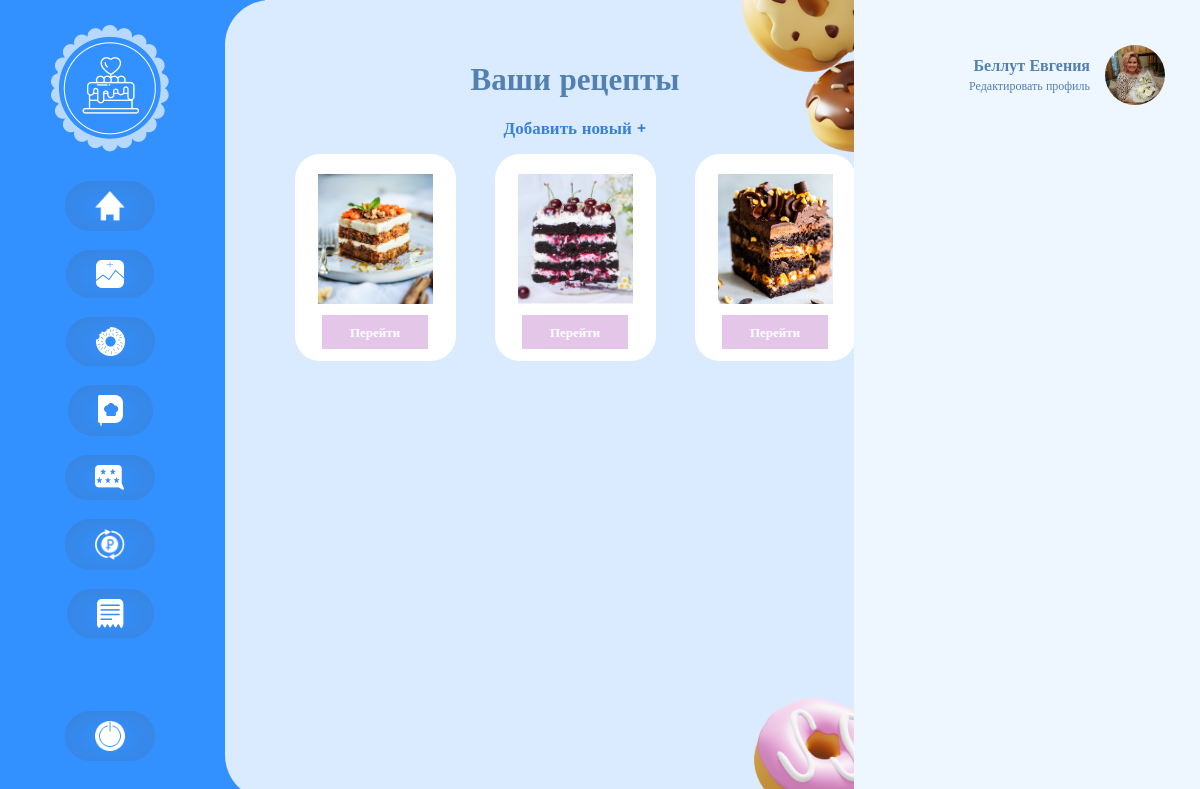
/profile_recipes/ (signed in), run on the app's committed database.
### site_cake/models.py (models this page shows, shortened)
class Recipe(models.Model):
    RECIPE_STATUS = [
        ('1', 'Черновик'),
        ('2', 'Опубликовано'),
        ('3', 'На модерации'),
    ]
    user = models.ForeignKey(User, on_delete=models.CASCADE)
    category = models.ForeignKey(Category, on_delete=models.DO_NOTHING)
    type = models.ForeignKey(Type, on_delete=models.DO_NOTHING)
    name = models.CharField(max_length=100)
    video_url = models.CharField(null=True, blank=True, max_length=400, verbose_name="Ссылка на видео",
                                 help_text="Ссылка на видеорецепт (YouTube)")
    doc_recipe = models.FileField(null=True, blank=True, upload_to='recipe_doc/')
    created_on = models.DateTimeField(auto_now_add=True)
    image_recipe = models.ImageField(default='default_recipe.jpg', upload_to='recipe_pics')
    status = models.CharField(choices=RECIPE_STATUS, default='1', max_length=1)
    class Meta:
        verbose_name = 'Рецепт'
        verbose_name_plural = 'Рецепты'

class User(AbstractUser):
    first_name = models.CharField(max_length=60, null=True)
    last_name = models.CharField(max_length=60, null=True)
    email = models.EmailField(max_length=60, unique=True, blank=True, null=True, default=None)
    username = models.CharField(max_length=30, unique=True, blank=True, null=True)
    is_cooker = models.BooleanField('Статус кондитера', default=False)
    is_customer = models.BooleanField('Статус заказчика', default=False)
    is_active = models.BooleanField(default=True)
    is_superuser = models.BooleanField(default=False)
    objects = UserManager()
    class Meta:
        verbose_name = 'Пользователь'
        verbose_name_plural = 'Пользователи'

class UserProfile(models.Model):
    user = models.OneToOneField(User, on_delete=models.CASCADE)
    country = models.CharField(max_length=100, default='Россия')
    city = models.CharField(max_length=100, default='Москва')
    phone = models.CharField(max_length=11, null=True)
    description = models.TextField(null=True)
    image = models.ImageField(default='default_ava.png', upload_to='profile_pics')
    class Meta:
        verbose_name = 'Профиль'
        verbose_name_plural = 'Профили'

### site_cake/views.py (the view)
# urls.py: path('profile_recipes/', views.RecipeProfileListView, name='profile_recipes'),
def RecipeProfileListView(request):
    logged_in_user_recipes = Recipe.objects.filter(user=request.user.id).order_by('-created_on')
    paginator = Paginator(logged_in_user_recipes, 8)
    page_number = request.GET.get('page')
    page_obj = paginator.get_page(page_number)
    return render(request, 'profile/profile_recipes.html', {'recipe_list': page_obj})

### templates/profile/profile_recipes.html (shortened to what this page needs)
{% extends 'profile/profile.html' %}
{% load static %}
{% block profile %}
    <div class="profile_block">
        <div class="donat_posts">
            <p class="profile_title">Ваши рецепты</p>
            <div class="add_filter">
                <a href="{% url 'add_recipe' %}" class="add_new">Добавить новый  +</a>
            </div>
            <div class="posts_list">
                {% for recipe in recipe_list %}
                    <div class="posts_list_item">
                        <img src="{{ recipe.image_recipe.url }}" class="post_poster" alt="">
                        <a href="{% url 'recipe_detail' recipe.id %}" class="go_to_post">Перейти</a>
                    </div>
                {% endfor %}
            </div>
        </div>
    </div>
{% endblock profile %}

### templates/include/profile_aside.html
{% load static %}
<div class="profile_aside">
    <div class="profile_info_small">
        <div class="profile_info_small_text">
            <p class="profile_username">{{ user.last_name }} {{ user.first_name }}</p>
            <a href="{% url 'edit_profile' %}" class="edit_profile_link">Редактировать профиль</a>
        </div>
        <img src="{{ user.userprofile.image.url }}" class="profile_info_small_img" alt="avatar">
    </div>
</div>

### static/css/style.css (style rules this page uses)
* { margin: 0; padding: 0; }
a { cursor: pointer !important; text-decoration: none !important; }
.profile_block { background: #DBEBFF; border-radius: 45px 0 0 45px; height: 100vh; width: 50%; position: absolute; z-index: 2; left: 225px; padding: 0 70px 0 50px; }
.profile_title { font-family: 'Montserrat'; font-style: normal; font-weight: 700; font-size: 31px; line-height: 38px; color: #5280B1; margin-bottom: 20px; }
.profile_aside { background: #EEF6FF; height: 100vh; padding: 0 35px; position: absolute; right: 0; width: 23%; z-index: 2; }
.profile_info_small { display: flex; align-items: center; justify-content: end; margin-top: 45px; text-align: right; }
.profile_info_small_text { margin-right: 15px; }
.profile_username { font-family: 'Montserrat'; font-style: normal; font-weight: 600; font-size: 16px; line-height: 20px; color: #5280B1; }
.edit_profile_link { font-family: 'Montserrat'; font-style: normal; font-weight: 400; font-size: 12px; line-height: 0px; color: #5280B1; }
.profile_info_small_img { width: 60px; height: 60px; border-radius: 50%; object-fit: cover; }
.add_filter { margin-bottom: 15px; }
.donat_posts { text-align: center; margin-top: 60px; }
.add_new { font-family: 'Montserrat'; font-style: normal; font-weight: 600; font-size: 17px; line-height: 21px; color: #3981D7; }
.posts_list { display: flex; justify-content: space-around; flex-wrap: wrap; }
.posts_list_item { background: #FFFFFF; border-radius: 25px; padding: 20px; text-align: center; max-width: 121px; margin-bottom: 15px; }
.post_poster { width: 115px; height: 130px; object-fit: cover; margin-bottom: 15px; }
.go_to_post { background: #E4C6E9; padding: 9px 28px; font-family: 'Montserrat'; font-style: normal; font-weight: 600; font-size: 13px; line-height: 16px; color: #FFFFFF; }

### data on the page
Recipe: image_recipe (picture)
Recipe: image_recipe (picture)
Recipe: image_recipe (picture)
User: last_name "Беллут", first_name "Евгения", userprofile.image (picture)
